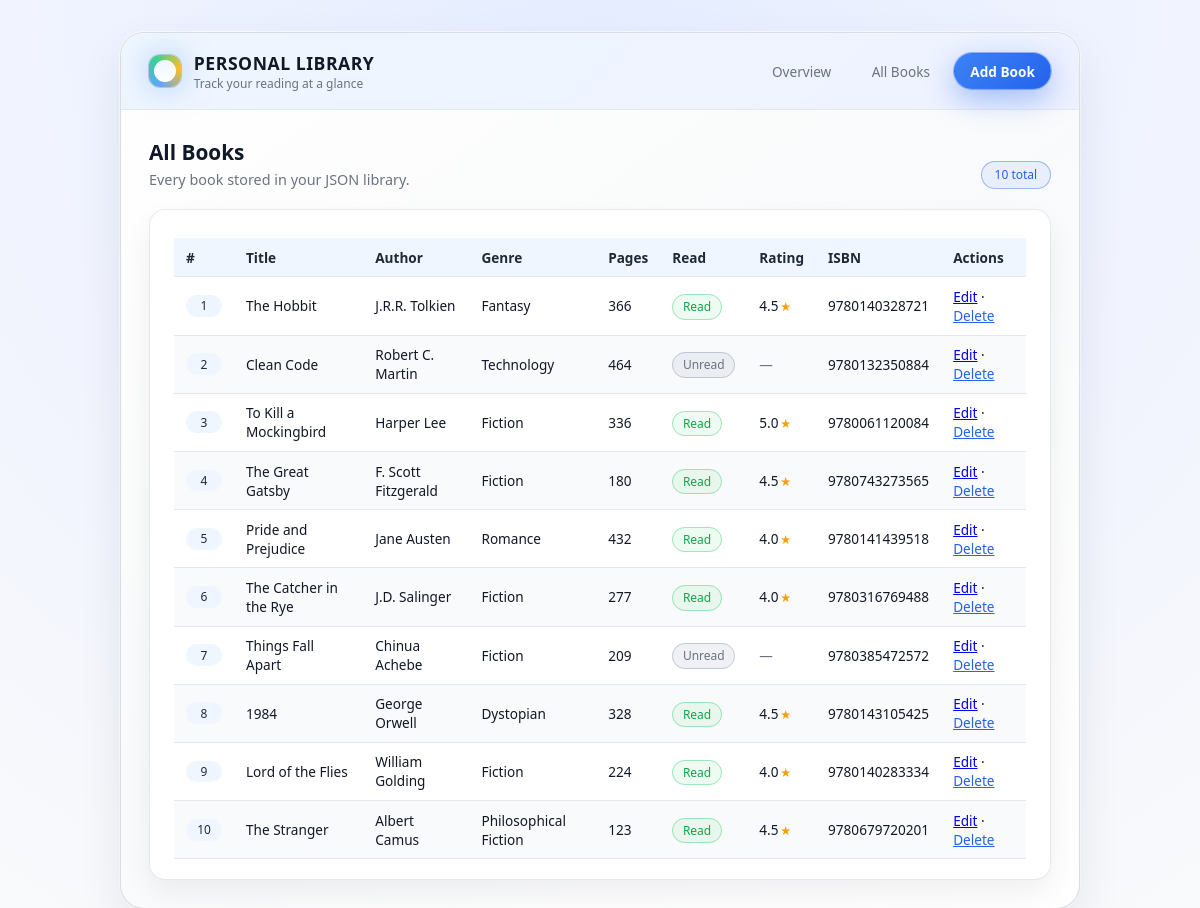
/items, run on an earlier commit of the app's database.
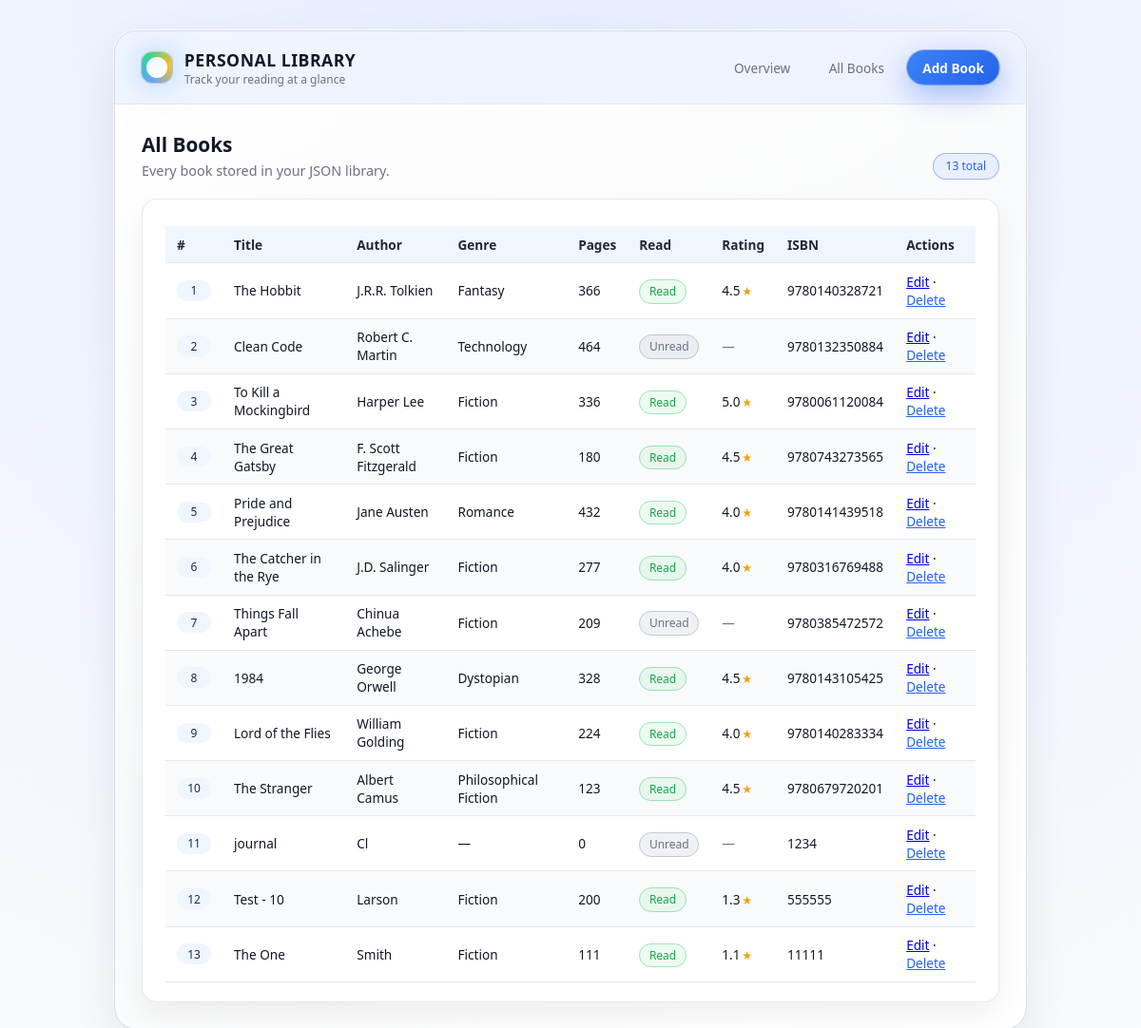
And on a later commit of the database.
### models.py (models this page shows)
class Book(db.Model):
    __tablename__ = "books"
    id = db.Column(db.Integer, primary_key=True, autoincrement=True)
    isbn = db.Column(db.String(20), nullable=False, default="")
    title = db.Column(db.String(255), nullable=False, default="")
    author = db.Column(db.String(255), nullable=False, default="")
    genre = db.Column(db.String(128), nullable=False, default="")
    pages = db.Column(db.Integer, nullable=False, default=0)
    is_read = db.Column(db.Boolean, nullable=False, default=False)
    rating = db.Column(db.Float, nullable=False, default=0.0)

### web_app.py (the view)
@app.route("/books")
@app.route("/items")
def list_books() -> str:
    books = _all_books_ordered()
    return render_template("books.html", books=books)

### web_app.py (called while the page is built)
def _all_books_ordered() -> list[Book]:
    return db.session.query(Book).order_by(Book.id).all()

### templates/books.html (shortened to what this page needs)
{% extends "base.html" %}
{% block content %}
  <div class="page-header">
    <div>
      <h2>All Books</h2>
      <p>Every book stored in your JSON library.</p>
    </div>
    <div class="pill">
      {{ books|length }} total
    </div>
  </div>
  <section class="card" aria-label="Books table">
    {% if books %}
      <table role="grid">
        <thead>
          <tr>
            <th scope="col">#</th>
            <th scope="col">Title</th>
            <th scope="col">Author</th>
            <th scope="col">Genre</th>
            <th scope="col">Pages</th>
            <th scope="col">Read</th>
            <th scope="col">Rating</th>
            <th scope="col">ISBN</th>
            <th scope="col">Actions</th>
          </tr>
        </thead>
        <tbody>
          {% for book in books %}
            <tr>
              <td>
                <span class="badge">{{ book.id }}</span>
              </td>
              <td>{{ book.title }}</td>
              <td>{{ book.author }}</td>
              <td>{{ book.genre or '—' }}</td>
              <td>{{ book.pages }}</td>
              <td>
                <span class="status-pill {{ 'read' if book.is_read else 'unread' }}">
                  {{ 'Read' if book.is_read else 'Unread' }}
                </span>
              </td>
              <td>
                {% if book.rating %}
                  <span class="rating">{{ '%.1f'|format(book.rating) }}</span>
                {% else %}
                  <span class="empty">—</span>
                {% endif %}
              </td>
              <td>{{ book.isbn or '—' }}</td>
              <td>
                <a href="{{ url_for('edit_book', item_id=book.id) }}">Edit</a>
                ·
                <form action="{{ url_for('delete_book', item_id=book.id) }}" method="post" style="display:inline;">
                  <button type="submit" style="background:none; border:none; color:var(--accent); text-decoration:underline; cursor:pointer; padding:0; font:inherit;" onclick="return confirm('Are you sure you want to delete this book?');">Delete</button>
                </form>
              </td>
            </tr>
          {% endfor %}
        </tbody>
      </table>
    {% else %}
      <p class="muted">
        No books found.
        <a href="{{ url_for('add') }}" style="color: var(--accent); text-decoration: none;">Add your first book</a>.
      </p>
    {% endif %}
  </section>
{% endblock %}

### templates/base.html (shortened to what this page needs)
<!DOCTYPE html>
<html lang="en">
  <head>
  </head>
  <body>
    <div class="app-shell">
      <header>
        <div class="brand">
          <div class="brand-logo" aria-hidden="true"></div>
          <div class="brand-text">
            <h1>Personal Library</h1>
            <span>Track your reading at a glance</span>
          </div>
        </div>
        <nav aria-label="Main">
          <a href="{{ url_for('index') }}" class="nav-link">Overview</a>
          <a href="{{ url_for('list_books') }}" class="nav-link">All Books</a>
          <a href="{{ url_for('add') }}" class="nav-link primary">Add Book</a>
        </nav>
      </header>
      <main>
        {% block content %}{% endblock %}
      </main>
    </div>
  </body>
</html>

### templates/base.html (style rules this page uses)
:root { --bg: #f3f4f6; --bg-card: #ffffff; --accent: #2563eb; --accent-soft: rgba(37, 99, 235, 0.08); --border: #e5e7eb; --text: #111827; --muted: #6b7280; --success: #16a34a; --radius-lg: 16px; --radius-md: 10px; }
* { box-sizing: border-box; }
body { margin: 0; min-height: 100vh; font-family: system-ui, -apple-system, BlinkMacSystemFont, "Segoe UI", sans-serif; color: var(--text); background: radial-gradient(circle at top, #e5edff 0, #eef2ff 40%, #f9fafb 100%); display: flex; justify-content: center; align-items: flex-start; padding: 2rem 1rem; }
.app-shell { width: 100%; max-width: 960px; background: linear-gradient(145deg, #ffffff 0, #f9fafb 50%, #ffffff 100%); border-radius: 24px; border: 1px solid rgba(209, 213, 219, 0.8); box-shadow: 0 18px 45px rgba(15, 23, 42, 0.08), 0 0 0 1px rgba(255, 255, 255, 0.8); overflow: hidden; }
header { padding: 1.1rem 1.75rem; border-bottom: 1px solid rgba(229, 231, 235, 0.9); display: flex; justify-content: space-between; align-items: center; background: linear-gradient(135deg, #eff6ff, #eef2ff); }
.brand { display: flex; align-items: center; gap: 0.8rem; }
.brand-logo { width: 32px; height: 32px; border-radius: 11px; background: conic-gradient( from 200deg, #60a5fa, #34d399, #fbbf24, #60a5fa ); position: relative; box-shadow: 0 0 0 1px rgba(148, 163, 184, 0.5), 0 0 30px rgba(96, 165, 250, 0.5); }
.brand-logo::after { content: ""; position: absolute; inset: 5px; border-radius: inherit; background: radial-gradient(circle at top, #eff6ff, #ffffff); }
.brand-text h1 { margin: 0; font-size: 1.1rem; letter-spacing: 0.03em; text-transform: uppercase; color: #111827; }
.brand-text span { display: block; font-size: 0.75rem; color: var(--muted); }
nav { display: flex; gap: 0.5rem; }
.nav-link { font-size: 0.85rem; padding: 0.45rem 0.95rem; border-radius: 999px; border: 1px solid transparent; color: var(--muted); text-decoration: none; display: inline-flex; align-items: center; gap: 0.4rem; background: transparent; transition: background 0.2s ease, border-color 0.2s ease, color 0.2s ease, transform 0.1s ease; }
.nav-link.primary { background: linear-gradient(135deg, #3b82f6, #2563eb); border-color: transparent; color: #f9fafb; font-weight: 600; box-shadow: 0 0 0 1px rgba(37, 99, 235, 0.4), 0 10px 30px rgba(37, 99, 235, 0.4); }
main { padding: 1.75rem; }
.page-header { display: flex; justify-content: space-between; align-items: flex-end; gap: 1rem; margin-bottom: 1.25rem; }
.page-header h2 { margin: 0; font-size: 1.3rem; }
.page-header p { margin: 0.25rem 0 0; font-size: 0.9rem; color: var(--muted); }
.pill { display: inline-flex; align-items: center; gap: 0.35rem; font-size: 0.75rem; padding: 0.3rem 0.8rem; border-radius: 999px; background: var(--accent-soft); color: var(--accent); border: 1px solid rgba(37, 99, 235, 0.4); }
.card { background: var(--bg-card); border-radius: var(--radius-lg); border: 1px solid rgba(229, 231, 235, 0.9); padding: 1.25rem 1.5rem; box-shadow: 0 14px 30px rgba(15, 23, 42, 0.06); }
table { width: 100%; border-collapse: collapse; margin-top: 0.5rem; }
thead { background: #eff6ff; }
th, td { padding: 0.6rem 0.75rem; font-size: 0.85rem; text-align: left; border-bottom: 1px solid #e5e7eb; }
th { font-weight: 600; color: #1f2937; }
tbody tr:nth-child(even) { background: #f9fafb; }
.badge { display: inline-flex; align-items: center; justify-content: center; min-width: 2.25rem; padding: 0.15rem 0.5rem; border-radius: 999px; font-size: 0.75rem; font-variant-numeric: tabular-nums; background: #eff6ff; color: #1f2937; }
.status-pill { padding: 0.2rem 0.6rem; border-radius: 999px; font-size: 0.75rem; }
.status-pill.read { background: rgba(34, 197, 94, 0.08); color: var(--success); border: 1px solid rgba(34, 197, 94, 0.4); }
.status-pill.unread { background: rgba(148, 163, 184, 0.15); color: var(--muted); border: 1px solid rgba(148, 163, 184, 0.5); }
.rating { font-variant-numeric: tabular-nums; }
.rating::after { content: "★"; margin-left: 0.1rem; font-size: 0.8em; color: #f59e0b; }
.empty { color: var(--muted); }
form { display: grid; grid-template-columns: 1fr 1fr; gap: 1rem 1.25rem; }

What changed in the data, as far as the page shows it:
added Book: id "11", title "journal", author "Cl", genre "—", pages "0", is_read "Unread", isbn "1234"
added Book: id "12", title "Test - 10", author "Larson", genre "Fiction", pages "200", is_read "Read", rating "1.3", isbn "555555"
added Book: id "13", title "The One", author "Smith", genre "Fiction", pages "111", is_read "Read", rating "1.1", isbn "11111"
Also different on the page:
{{ books|length }}: "10" → "13"
